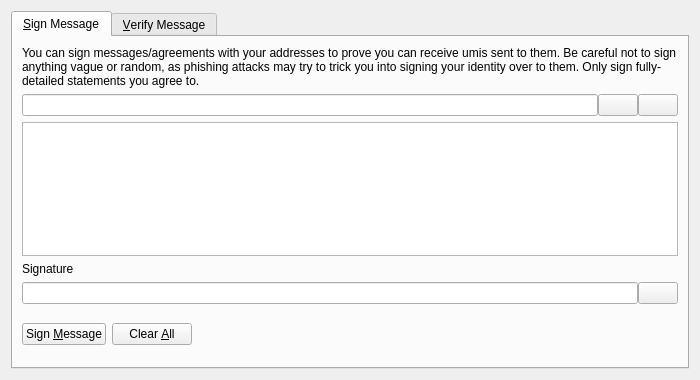
<?xml version="1.0" encoding="UTF-8"?>
<ui version="4.0">
 <class>SignVerifyMessageDialog</class>
 <widget class="QDialog" name="SignVerifyMessageDialog">
  <property name="geometry">
   <rect>
    <x>0</x>
    <y>0</y>
    <width>700</width>
    <height>380</height>
   </rect>
  </property>
  <property name="windowTitle">
   <string>Signatures - Sign / Verify a Message</string>
  </property>
  <property name="modal">
   <bool>true</bool>
  </property>
  <layout class="QVBoxLayout" name="verticalLayout">
   <item>
    <widget class="QTabWidget" name="tabWidget">
     <property name="currentIndex">
      <number>0</number>
     </property>
     <widget class="QWidget" name="tabSignMessage">
      <attribute name="title">
       <string>&amp;Sign Message</string>
      </attribute>
      <layout class="QVBoxLayout" name="verticalLayout_SM">
       <item>
        <widget class="QLabel" name="infoLabel_SM">
         <property name="text">
          <string>You can sign messages/agreements with your addresses to prove you can receive umis sent to them. Be careful not to sign anything vague or random, as phishing attacks may try to trick you into signing your identity over to them. Only sign fully-detailed statements you agree to.</string>
         </property>
         <property name="textFormat">
          <enum>Qt::PlainText</enum>
         </property>
         <property name="wordWrap">
          <bool>true</bool>
         </property>
        </widget>
       </item>
       <item>
        <layout class="QHBoxLayout" name="horizontalLayout_1_SM">
         <property name="spacing">
          <number>0</number>
         </property>
         <item>
          <widget class="QValidatedLineEdit" name="addressIn_SM">
           <property name="toolTip">
            <string>The UMI address to sign the message with</string>
           </property>
          </widget>
         </item>
         <item>
          <widget class="QPushButton" name="addressBookButton_SM">
           <property name="toolTip">
            <string>Choose previously used address</string>
           </property>
           <property name="text">
            <string/>
           </property>
           <property name="icon">
            <iconset resource="../bitcoin.qrc">
             <normaloff>:/icons/address-book</normaloff>:/icons/address-book</iconset>
           </property>
           <property name="shortcut">
            <string>Alt+A</string>
           </property>
           <property name="autoDefault">
            <bool>false</bool>
           </property>
          </widget>
         </item>
         <item>
          <widget class="QPushButton" name="pasteButton_SM">
           <property name="toolTip">
            <string>Paste address from clipboard</string>
           </property>
           <property name="text">
            <string/>
           </property>
           <property name="icon">
            <iconset resource="../bitcoin.qrc">
             <normaloff>:/icons/editpaste</normaloff>:/icons/editpaste</iconset>
           </property>
           <property name="shortcut">
            <string>Alt+P</string>
           </property>
           <property name="autoDefault">
            <bool>false</bool>
           </property>
          </widget>
         </item>
        </layout>
       </item>
       <item>
        <widget class="QPlainTextEdit" name="messageIn_SM">
         <property name="toolTip">
          <string>Enter the message you want to sign here</string>
         </property>
        </widget>
       </item>
       <item>
        <widget class="QLabel" name="signatureLabel_SM">
         <property name="text">
          <string>Signature</string>
         </property>
         <property name="textFormat">
          <enum>Qt::PlainText</enum>
         </property>
        </widget>
       </item>
       <item>
        <layout class="QHBoxLayout" name="horizontalLayout_2_SM">
         <property name="spacing">
          <number>0</number>
         </property>
         <item>
          <widget class="QLineEdit" name="signatureOut_SM">
           <property name="font">
            <font>
             <italic>true</italic>
            </font>
           </property>
           <property name="readOnly">
            <bool>true</bool>
           </property>
          </widget>
         </item>
         <item>
          <widget class="QPushButton" name="copySignatureButton_SM">
           <property name="toolTip">
            <string>Copy the current signature to the system clipboard</string>
           </property>
           <property name="text">
            <string/>
           </property>
           <property name="icon">
            <iconset resource="../bitcoin.qrc">
             <normaloff>:/icons/editcopy</normaloff>:/icons/editcopy</iconset>
           </property>
           <property name="autoDefault">
            <bool>false</bool>
           </property>
          </widget>
         </item>
        </layout>
       </item>
       <item>
        <layout class="QHBoxLayout" name="horizontalLayout_3_SM">
         <item>
          <widget class="QPushButton" name="signMessageButton_SM">
           <property name="toolTip">
            <string>Sign the message to prove you own this UMI address</string>
           </property>
           <property name="text">
            <string>Sign &amp;Message</string>
           </property>
           <property name="icon">
            <iconset resource="../bitcoin.qrc">
             <normaloff>:/icons/edit</normaloff>:/icons/edit</iconset>
           </property>
           <property name="autoDefault">
            <bool>false</bool>
           </property>
          </widget>
         </item>
         <item>
          <widget class="QPushButton" name="clearButton_SM">
           <property name="toolTip">
            <string>Reset all sign message fields</string>
           </property>
           <property name="text">
            <string>Clear &amp;All</string>
           </property>
           <property name="icon">
            <iconset resource="../bitcoin.qrc">
             <normaloff>:/icons/remove</normaloff>:/icons/remove</iconset>
           </property>
           <property name="autoDefault">
            <bool>false</bool>
           </property>
          </widget>
         </item>
         <item>
          <spacer name="horizontalSpacer_1_SM">
           <property name="orientation">
            <enum>Qt::Horizontal</enum>
           </property>
           <property name="sizeHint" stdset="0">
            <size>
             <width>40</width>
             <height>48</height>
            </size>
           </property>
          </spacer>
         </item>
         <item>
          <widget class="QLabel" name="statusLabel_SM">
           <property name="font">
            <font>
             <weight>75</weight>
             <bold>true</bold>
            </font>
           </property>
           <property name="text">
            <string/>
           </property>
           <property name="wordWrap">
            <bool>true</bool>
           </property>
          </widget>
         </item>
         <item>
          <spacer name="horizontalSpacer_2_SM">
           <property name="orientation">
            <enum>Qt::Horizontal</enum>
           </property>
           <property name="sizeHint" stdset="0">
            <size>
             <width>40</width>
             <height>48</height>
            </size>
           </property>
          </spacer>
         </item>
        </layout>
       </item>
      </layout>
     </widget>
     <widget class="QWidget" name="tabVerifyMessage">
      <attribute name="title">
       <string>&amp;Verify Message</string>
      </attribute>
      <layout class="QVBoxLayout" name="verticalLayout_VM">
       <item>
        <widget class="QLabel" name="infoLabel_VM">
         <property name="text">
          <string>Enter the receiver's address, message (ensure you copy line breaks, spaces, tabs, etc. exactly) and signature below to verify the message. Be careful not to read more into the signature than what is in the signed message itself, to avoid being tricked by a man-in-the-middle attack. Note that this only proves the signing party receives with the address, it cannot prove sendership of any transaction!</string>
         </property>
         <property name="textFormat">
          <enum>Qt::PlainText</enum>
         </property>
         <property name="alignment">
          <set>Qt::AlignLeading|Qt::AlignLeft|Qt::AlignTop</set>
         </property>
         <property name="wordWrap">
          <bool>true</bool>
         </property>
        </widget>
       </item>
       <item>
        <layout class="QHBoxLayout" name="horizontalLayout_1_VM">
         <property name="spacing">
          <number>0</number>
         </property>
         <item>
          <widget class="QValidatedLineEdit" name="addressIn_VM">
           <property name="toolTip">
            <string>The UMI address the message was signed with</string>
           </property>
          </widget>
         </item>
         <item>
          <widget class="QPushButton" name="addressBookButton_VM">
           <property name="toolTip">
            <string>Choose previously used address</string>
           </property>
           <property name="text">
            <string/>
           </property>
           <property name="icon">
            <iconset resource="../bitcoin.qrc">
             <normaloff>:/icons/address-book</normaloff>:/icons/address-book</iconset>
           </property>
           <property name="shortcut">
            <string>Alt+A</string>
           </property>
           <property name="autoDefault">
            <bool>false</bool>
           </property>
          </widget>
         </item>
        </layout>
       </item>
       <item>
        <widget class="QPlainTextEdit" name="messageIn_VM"/>
       </item>
       <item>
        <widget class="QValidatedLineEdit" name="signatureIn_VM"/>
       </item>
       <item>
        <layout class="QHBoxLayout" name="horizontalLayout_2_VM">
         <item>
          <widget class="QPushButton" name="verifyMessageButton_VM">
           <property name="toolTip">
            <string>Verify the message to ensure it was signed with the specified UMI address</string>
           </property>
           <property name="text">
            <string>Verify &amp;Message</string>
           </property>
           <property name="icon">
            <iconset resource="../bitcoin.qrc">
             <normaloff>:/icons/transaction_0</normaloff>:/icons/transaction_0</iconset>
           </property>
           <property name="autoDefault">
            <bool>false</bool>
           </property>
          </widget>
         </item>
         <item>
          <widget class="QPushButton" name="clearButton_VM">
           <property name="toolTip">
            <string>Reset all verify message fields</string>
           </property>
           <property name="text">
            <string>Clear &amp;All</string>
           </property>
           <property name="icon">
            <iconset resource="../bitcoin.qrc">
             <normaloff>:/icons/remove</normaloff>:/icons/remove</iconset>
           </property>
           <property name="autoDefault">
            <bool>false</bool>
           </property>
          </widget>
         </item>
         <item>
          <spacer name="horizontalSpacer_1_VM">
           <property name="orientation">
            <enum>Qt::Horizontal</enum>
           </property>
           <property name="sizeHint" stdset="0">
            <size>
             <width>40</width>
             <height>48</height>
            </size>
           </property>
          </spacer>
         </item>
         <item>
          <widget class="QLabel" name="statusLabel_VM">
           <property name="font">
            <font>
             <weight>75</weight>
             <bold>true</bold>
            </font>
           </property>
           <property name="text">
            <string/>
           </property>
           <property name="wordWrap">
            <bool>true</bool>
           </property>
          </widget>
         </item>
         <item>
          <spacer name="horizontalSpacer_2_VM">
           <property name="orientation">
            <enum>Qt::Horizontal</enum>
           </property>
           <property name="sizeHint" stdset="0">
            <size>
             <width>40</width>
             <height>48</height>
            </size>
           </property>
          </spacer>
         </item>
        </layout>
       </item>
      </layout>
     </widget>
    </widget>
   </item>
  </layout>
 </widget>
 <customwidgets>
  <customwidget>
   <class>QValidatedLineEdit</class>
   <extends>QLineEdit</extends>
   <header>qt/qvalidatedlineedit.h</header>
  </customwidget>
 </customwidgets>
 <resources>
  <include location="../bitcoin.qrc"/>
 </resources>
 <connections/>
</ui>
